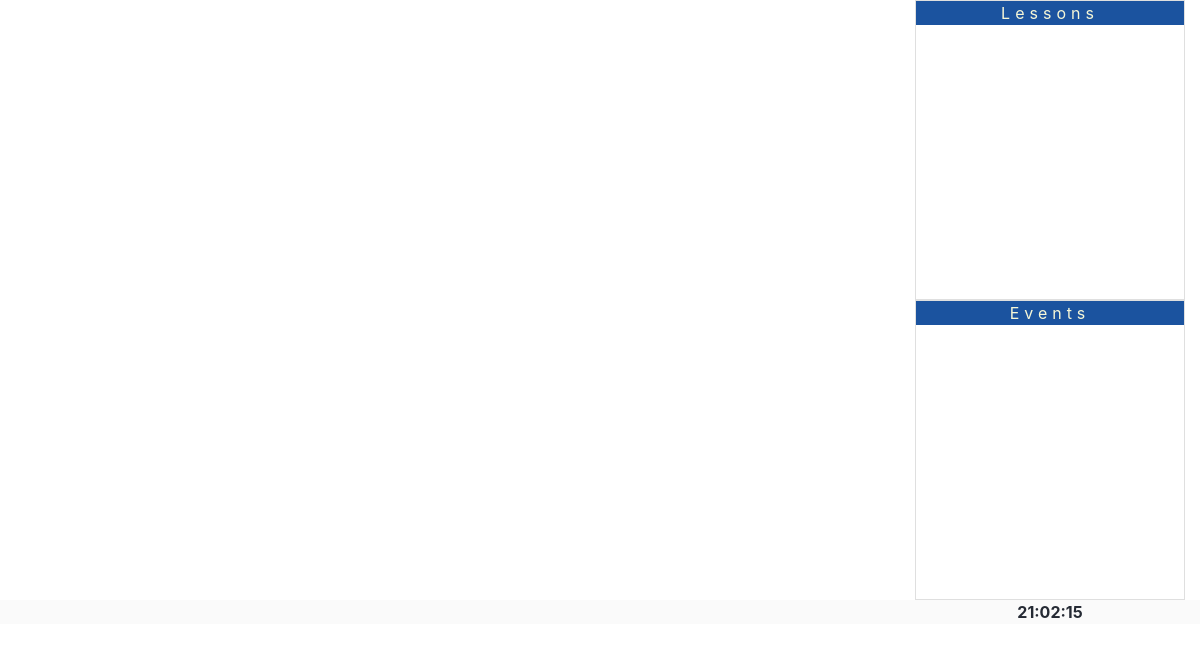
The app's page /, older data.
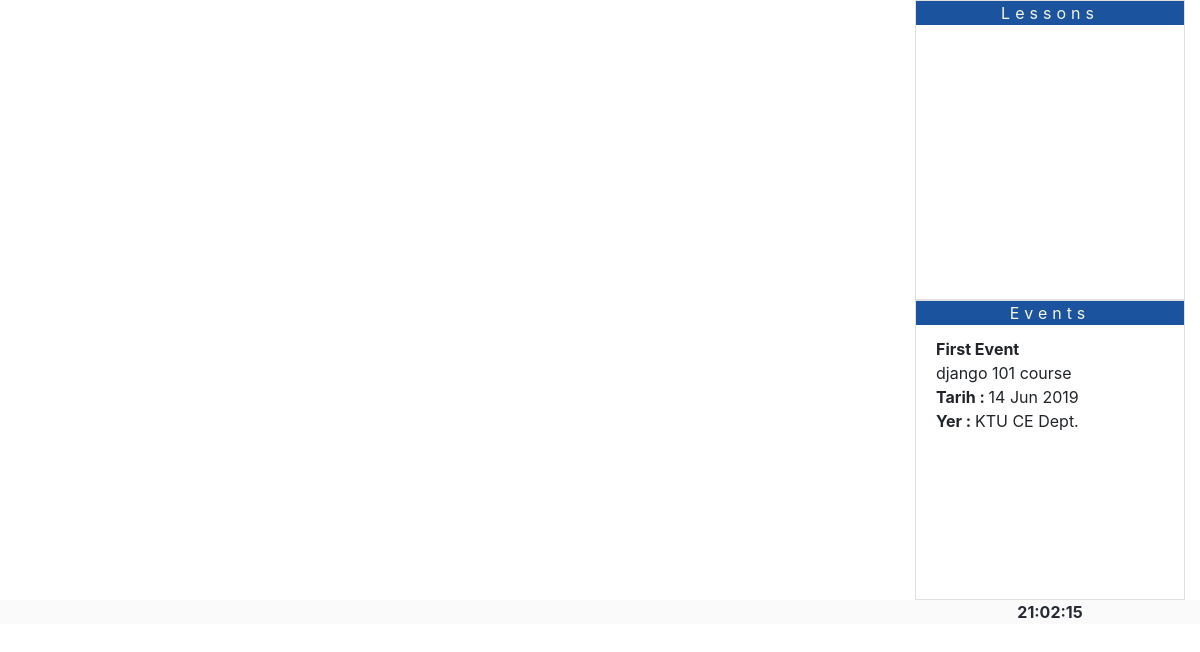
The same page, newer data.
### app/models.py (models this page shows, shortened)
class Event(models.Model):
    title  = models.CharField(max_length=480)
    date   = models.CharField(max_length=480, null=True, blank=True)
    place  = models.CharField(max_length=480, null=True, blank=True)
    detail = models.TextField()

### app/views.py (the view)
# urls.py: url(r'^$', view=index),
def index(request):
    slides = Slide.objects.all().order_by('-id')[:4]
    events = Event.objects.all().order_by('-id')[:5]
    announcements = Announcement.objects.all().order_by('-id')[:7]
    current_day = date.today().strftime("%A")
    if current_day == "Sunday":
        lessons = Lesson.objects.values('sun')
    elif current_day == "Monday":
        lessons = Lesson.objects.values('mon')
    elif current_day == "Tuesday":
        lessons = Lesson.objects.values('thu')
    elif current_day == "Wednesday":
        lessons = Lesson.objects.values("wed")
    elif current_day == "Thursday":
        lessons = Lesson.objects.values('thr')
    elif current_day == "Friday":
        lessons = Lesson.objects.values('fri')
    elif current_day == "Saturday":
        lessons = Lesson.objects.values('sat')
    content = {
        'slides': slides,
        'events': events,
        'announcements': announcements,
        'lessons': lessons
    }
    return render(request, 'index.html', content)

### templates/index.html (shortened to what this page needs)
{% load static %}
<!DOCTYPE html>
<html>
<head>
	<link rel="stylesheet" href="https://maxcdn.bootstrapcdn.com/bootstrap/4.0.0/css/bootstrap.min.css">
	<link rel="stylesheet" type="text/css" href="{% static 'style.css' %}">
</head>
<body>
<div class="container-fluid">
	<div class="top row">
		<div class="slides col-md-9 col-sm-12" style="padding:0px;">
			<div id="carouselExampleIndicators" class="carousel slide" data-ride="carousel">
			    <a class="carousel-control-prev" href="#carouselExampleIndicators" role="button" data-slide="prev">
			      <span class="carousel-control-prev-icon" aria-hidden="true"></span>
			    </a>
			    <a class="carousel-control-next" href="#carouselExampleIndicators" role="button" data-slide="next">
			      <span class="carousel-control-next-icon" aria-hidden="true"></span>
			    </a>
			  </div>
		</div>
		<div class="right col-md-3 col-sm-6">
			<div class="row">
				<div class="right-lesson col-md-12 col-sm-12">
					<div class="card" style="overflow-y:auto;">
						<div class="card-body">
							<p class="card-text">
								<div class="col-md-12 head">Lessons</div>
							</p>
						</div>
					</div>
				</div>
			</div>
			<div class="row">
				<div class="right-event col-md-12 col-sm-12"">
					<div class="card">
						<div class="card-body">
								<p class="card-text">
										<div class="col-md-12 head">Events</div>
										<marquee direction="up" scrollamount="3" >
													<ul class="list-group list-group-flush">
														{% for event in events %}
															<li class="list-group-item">
																<b>{{ event.title }}</b> <br>
																{{ event.detail }} <br>
																{% if event.date %}
																	<b>Tarih : </b> {{ event.date }} <br>
																{% endif %}
																{% if event.place %}
																	<b>Yer : </b>{{ event.place }}
																{% endif %}
															</li>
														{% endfor %}
													</ul>
										</marquee>
									</p>
						</div>
					</div>
				</div>
			</div>
		</div>
	</div>
	<div class="row">
		<div class="ad col-md-9 col-sm-6">
		</div>
		<div class="date col-md-3 col-sm-6">
				<div id="clock"></div>
		</div>
	</div>
</div>
</body>
</html>

Row changes from the older to the newer data that the page shows:
added Event: title "First Event", detail "django 101 course", date "14 Jun 2019", place "KTU CE Dept."
